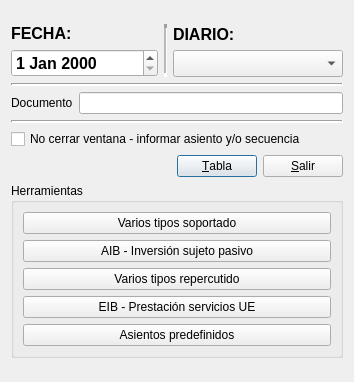
<?xml version="1.0" encoding="UTF-8"?>
<ui version="4.0">
 <author>José Manuel Díez Botella</author>
 <class>introfecha</class>
 <widget class="QDialog" name="introfecha">
  <property name="geometry">
   <rect>
    <x>0</x>
    <y>0</y>
    <width>354</width>
    <height>382</height>
   </rect>
  </property>
  <property name="windowTitle">
   <string>Fecha operación</string>
  </property>
  <layout class="QVBoxLayout" name="verticalLayout_2">
   <item>
    <spacer name="verticalSpacer">
     <property name="orientation">
      <enum>Qt::Vertical</enum>
     </property>
     <property name="sizeHint" stdset="0">
      <size>
       <width>20</width>
       <height>0</height>
      </size>
     </property>
    </spacer>
   </item>
   <item>
    <layout class="QHBoxLayout">
     <item>
      <layout class="QVBoxLayout">
       <item>
        <widget class="QLabel" name="label">
         <property name="font">
          <font>
           <pointsize>12</pointsize>
           <weight>75</weight>
           <bold>true</bold>
          </font>
         </property>
         <property name="text">
          <string>FECHA:</string>
         </property>
         <property name="textFormat">
          <enum>Qt::AutoText</enum>
         </property>
        </widget>
       </item>
       <item>
        <widget class="QDateEdit" name="fechadateEdit">
         <property name="font">
          <font>
           <pointsize>12</pointsize>
           <weight>75</weight>
           <bold>true</bold>
          </font>
         </property>
        </widget>
       </item>
      </layout>
     </item>
     <item>
      <widget class="Line" name="line">
       <property name="lineWidth">
        <number>4</number>
       </property>
       <property name="midLineWidth">
        <number>2</number>
       </property>
       <property name="orientation">
        <enum>Qt::Vertical</enum>
       </property>
      </widget>
     </item>
     <item>
      <layout class="QVBoxLayout">
       <item>
        <widget class="QLabel" name="label_2">
         <property name="font">
          <font>
           <pointsize>12</pointsize>
           <weight>75</weight>
           <bold>true</bold>
          </font>
         </property>
         <property name="text">
          <string>DIARIO:</string>
         </property>
        </widget>
       </item>
       <item>
        <widget class="QComboBox" name="diariocomboBox">
         <property name="minimumSize">
          <size>
           <width>170</width>
           <height>0</height>
          </size>
         </property>
         <property name="font">
          <font>
           <pointsize>12</pointsize>
          </font>
         </property>
        </widget>
       </item>
      </layout>
     </item>
    </layout>
   </item>
   <item>
    <widget class="Line" name="line_2">
     <property name="lineWidth">
      <number>2</number>
     </property>
     <property name="midLineWidth">
      <number>0</number>
     </property>
     <property name="orientation">
      <enum>Qt::Horizontal</enum>
     </property>
    </widget>
   </item>
   <item>
    <layout class="QHBoxLayout" name="horizontalLayout">
     <item>
      <widget class="QLabel" name="label_3">
       <property name="text">
        <string>Documento</string>
       </property>
      </widget>
     </item>
     <item>
      <widget class="QLineEdit" name="documentolineEdit"/>
     </item>
    </layout>
   </item>
   <item>
    <widget class="Line" name="line_3">
     <property name="lineWidth">
      <number>2</number>
     </property>
     <property name="orientation">
      <enum>Qt::Horizontal</enum>
     </property>
    </widget>
   </item>
   <item>
    <widget class="QCheckBox" name="nocerrarcheckBox">
     <property name="text">
      <string>No cerrar ventana - informar asiento y/o secuencia</string>
     </property>
    </widget>
   </item>
   <item>
    <layout class="QHBoxLayout">
     <property name="spacing">
      <number>6</number>
     </property>
     <property name="leftMargin">
      <number>0</number>
     </property>
     <property name="topMargin">
      <number>0</number>
     </property>
     <property name="rightMargin">
      <number>0</number>
     </property>
     <property name="bottomMargin">
      <number>0</number>
     </property>
     <item>
      <spacer>
       <property name="orientation">
        <enum>Qt::Horizontal</enum>
       </property>
       <property name="sizeHint" stdset="0">
        <size>
         <width>40</width>
         <height>20</height>
        </size>
       </property>
      </spacer>
     </item>
     <item>
      <widget class="QPushButton" name="acpetarpushButton">
       <property name="text">
        <string>&amp;Tabla</string>
       </property>
       <property name="icon">
        <iconset resource="keme.qrc">
         <normaloff>:/iconos/graf/Files-New-File-icon.png</normaloff>:/iconos/graf/Files-New-File-icon.png</iconset>
       </property>
       <property name="default">
        <bool>true</bool>
       </property>
      </widget>
     </item>
     <item>
      <widget class="QPushButton" name="cancelarpushButton">
       <property name="text">
        <string>&amp;Salir</string>
       </property>
       <property name="icon">
        <iconset resource="keme.qrc">
         <normaloff>:/iconos/graf/borrar.png</normaloff>:/iconos/graf/borrar.png</iconset>
       </property>
      </widget>
     </item>
    </layout>
   </item>
   <item>
    <widget class="QGroupBox" name="herramientas_groupBox">
     <property name="title">
      <string>Herramientas</string>
     </property>
     <layout class="QVBoxLayout" name="verticalLayout">
      <item>
       <widget class="QPushButton" name="varios_sop_pushButton">
        <property name="text">
         <string>Varios tipos soportado</string>
        </property>
       </widget>
      </item>
      <item>
       <widget class="QPushButton" name="aib_pushButton">
        <property name="text">
         <string>AIB - Inversión sujeto pasivo</string>
        </property>
       </widget>
      </item>
      <item>
       <widget class="QPushButton" name="varios_rep_pushButton">
        <property name="text">
         <string>Varios tipos repercutido</string>
        </property>
       </widget>
      </item>
      <item>
       <widget class="QPushButton" name="eib_pushButton">
        <property name="text">
         <string>EIB - Prestación servicios UE</string>
        </property>
       </widget>
      </item>
      <item>
       <widget class="QPushButton" name="predef_pushButton">
        <property name="text">
         <string>Asientos predefinidos</string>
        </property>
       </widget>
      </item>
     </layout>
    </widget>
   </item>
   <item>
    <spacer name="verticalSpacer_2">
     <property name="orientation">
      <enum>Qt::Vertical</enum>
     </property>
     <property name="sizeHint" stdset="0">
      <size>
       <width>20</width>
       <height>0</height>
      </size>
     </property>
    </spacer>
   </item>
  </layout>
 </widget>
 <tabstops>
  <tabstop>fechadateEdit</tabstop>
  <tabstop>diariocomboBox</tabstop>
  <tabstop>documentolineEdit</tabstop>
  <tabstop>nocerrarcheckBox</tabstop>
  <tabstop>acpetarpushButton</tabstop>
  <tabstop>cancelarpushButton</tabstop>
  <tabstop>varios_sop_pushButton</tabstop>
  <tabstop>aib_pushButton</tabstop>
  <tabstop>varios_rep_pushButton</tabstop>
  <tabstop>eib_pushButton</tabstop>
  <tabstop>predef_pushButton</tabstop>
 </tabstops>
 <resources>
  <include location="keme.qrc"/>
 </resources>
 <connections>
  <connection>
   <sender>acpetarpushButton</sender>
   <signal>clicked()</signal>
   <receiver>introfecha</receiver>
   <slot>accept()</slot>
   <hints>
    <hint type="sourcelabel">
     <x>125</x>
     <y>86</y>
    </hint>
    <hint type="destinationlabel">
     <x>86</x>
     <y>91</y>
    </hint>
   </hints>
  </connection>
  <connection>
   <sender>cancelarpushButton</sender>
   <signal>clicked()</signal>
   <receiver>introfecha</receiver>
   <slot>reject()</slot>
   <hints>
    <hint type="sourcelabel">
     <x>221</x>
     <y>92</y>
    </hint>
    <hint type="destinationlabel">
     <x>260</x>
     <y>57</y>
    </hint>
   </hints>
  </connection>
 </connections>
</ui>
